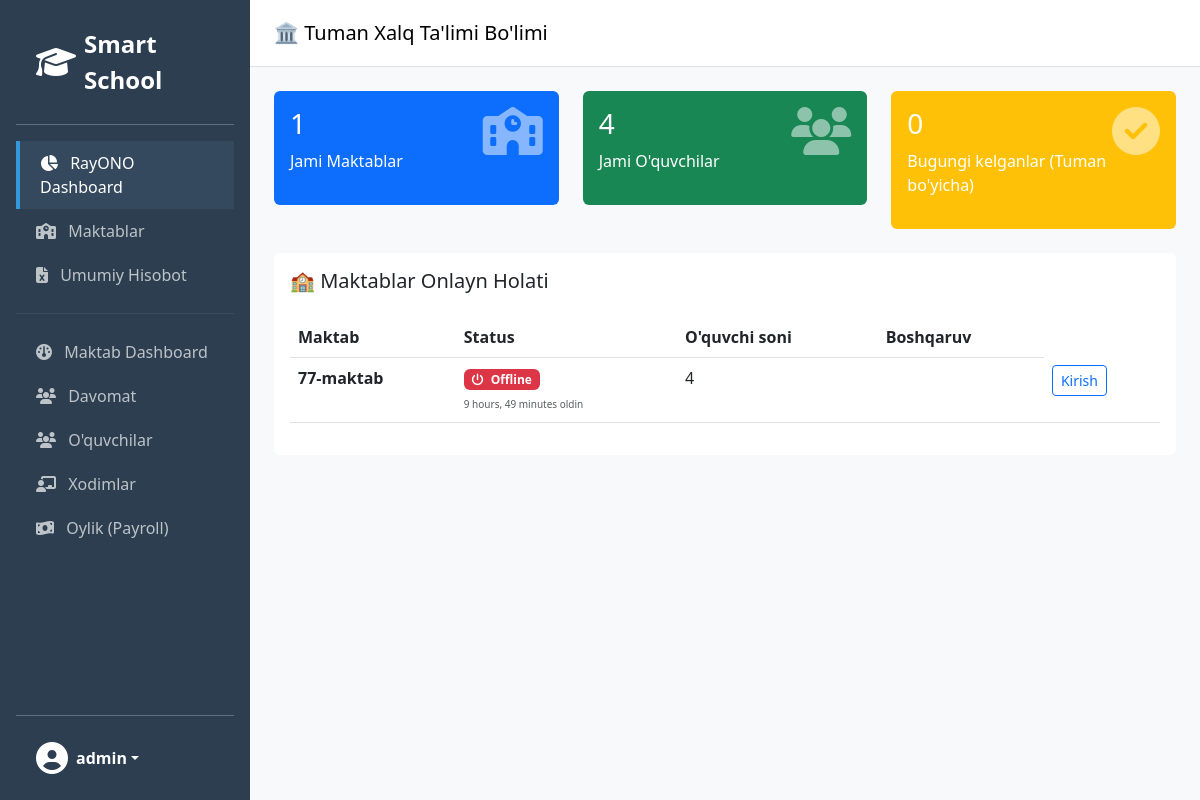
The app's page / (signed in), older data.
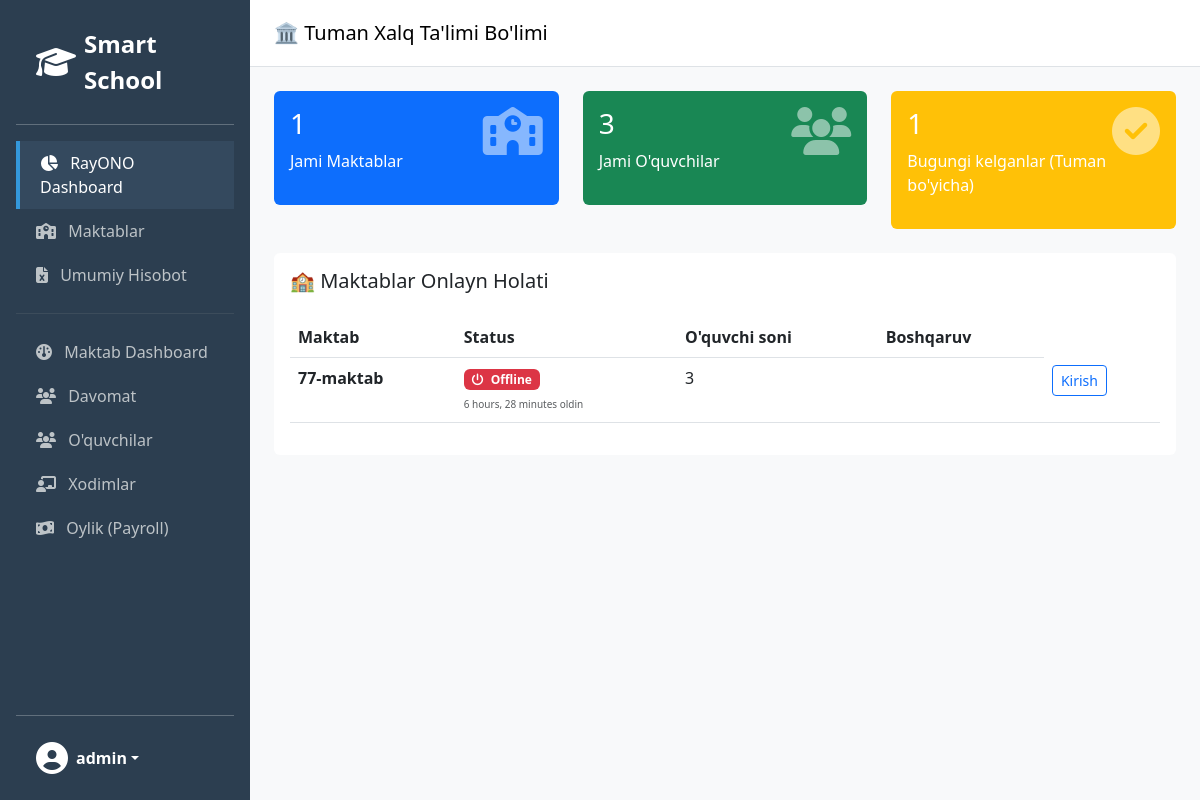
The same page, newer data.
### core/models.py (models this page shows, shortened)
class School(models.Model):
    name = models.CharField(max_length=255, verbose_name="Maktab nomi")
    api_key = models.UUIDField(default=uuid.uuid4, editable=False, unique=True)
    is_active = models.BooleanField(default=True)
    last_activity = models.DateTimeField(null=True, blank=True, verbose_name="Oxirgi aloqa")
    @property
    def is_online(self):
        if not self.last_activity:
            return False
        now = timezone.now()
        diff = now - self.last_activity
        return diff.total_seconds() < 600

### core/views.py (the view, shortened to what this page needs)
# urls.py: path('', views.dashboard, name='dashboard'),
@login_required
def dashboard(request):
    today = date.today()
    if request.user.is_superuser:
        total_schools = School.objects.filter(is_active=True).count()
        total_students = Student.objects.count()
        present_count = DailyAttendance.objects.filter(date=today).count()
        context = {
            'total_schools': total_schools,
            'total_students': total_students,
            'present_today': present_count,
            'schools': School.objects.all() # Jadval uchun
        }
        return render(request, 'dashboard/rayono.html', context)

### templates/dashboard/rayono.html
{% extends 'base.html' %} {% block title %}RayONO Dashboard{% endblock %}
{% block content %}
<div class="row mb-4">
  <div class="col-md-4">
    <div class="card bg-primary text-white p-3">
      <h3>{{ total_schools }}</h3>
      <p>Jami Maktablar</p>
      <i
        class="fa-solid fa-school position-absolute end-0 top-0 m-3 opacity-50 fa-3x"
      ></i>
    </div>
  </div>
  <div class="col-md-4">
    <div class="card bg-success text-white p-3">
      <h3>{{ total_students }}</h3>
      <p>Jami O'quvchilar</p>
      <i
        class="fa-solid fa-users position-absolute end-0 top-0 m-3 opacity-50 fa-3x"
      ></i>
    </div>
  </div>
  <div class="col-md-4">
    <div class="card bg-warning text-white p-3">
      <h3>{{ present_today }}</h3>
      <p>Bugungi kelganlar (Tuman bo'yicha)</p>
      <i
        class="fa-solid fa-check-circle position-absolute end-0 top-0 m-3 opacity-50 fa-3x"
      ></i>
    </div>
  </div>
</div>
<div class="card p-3">
  <h5>🏫 Maktablar Onlayn Holati</h5>
  <table class="table table-hover mt-3">
    <thead>
      <tr>
        <th>Maktab</th>
        <th>Status</th>
        <th>O'quvchi soni</th>
        <th>Boshqaruv</th>
      </tr>
    </thead>
<tbody>
                {% for s in schools %}
                <tr>
                    <td class="fw-bold">{{ s.name }}</td>
                    <td>
                        {% if s.is_online %}
                            <span class="badge bg-success">
                                <i class="fa-solid fa-wifi me-1"></i> Online
                            </span>
                        {% else %}
                            <span class="badge bg-danger">
                                <i class="fa-solid fa-power-off me-1"></i> Offline
                            </span>
                            <br>
                            <small class="text-muted" style="font-size: 10px;">
                                {% if s.last_activity %}
                                    {{ s.last_activity|timesince }} oldin
                                {% else %}
                                    Hech qachon
                                {% endif %}
                            </small>
                        {% endif %}
                    </td>
                    <td>{{ s.students.count }}</td>
                    <td>
                         </td>
                    <td>
                        <a href="#" class="btn btn-sm btn-outline-primary">Kirish</a>
                    </td>
                </tr>
                {% endfor %}
            </tbody>
  </table>
</div>
{% endblock %}

### templates/base.html (shortened to what this page needs)
<!DOCTYPE html>
<html lang="uz">
  <head>
    <link
      href="https://cdn.jsdelivr.net/npm/bootstrap@5.3.0/dist/css/bootstrap.min.css"
      rel="stylesheet"
    />
    <link
      href="https://cdnjs.cloudflare.com/ajax/libs/font-awesome/6.4.0/css/all.min.css"
      rel="stylesheet"
    />
  </head>
  <body>
    <div class="d-flex">
      <div
        class="sidebar d-flex flex-column flex-shrink-0 p-3"
        style="width: 250px"
      >
        <a
          href="/"
          class="d-flex align-items-center mb-3 mb-md-0 me-md-auto text-white text-decoration-none"
        >
          <i class="fa-solid fa-graduation-cap fa-2x me-2"></i>
          <span class="fs-4 fw-bold">Smart School</span>
        </a>
        <hr />
        <ul class="nav nav-pills flex-column mb-auto">
          {% if request.user.is_superuser %}
          <li class="nav-item">
            <a href="{% url 'dashboard' %}" class="active">
              <i class="fa-solid fa-chart-pie me-2"></i> RayONO Dashboard
            </a>
          </li>
          <li>
            <a href="/admin/core/school/">
              <i class="fa-solid fa-school me-2"></i> Maktablar
            </a>
          </li>
          <li>
            <a href="#">
              <i class="fa-solid fa-file-excel me-2"></i> Umumiy Hisobot
            </a>
          </li>
          <hr class="text-secondary" />
          {% endif %}
          <li>
            <a href="{% url 'dashboard' %}">
              <i class="fa-solid fa-gauge me-2"></i> Maktab Dashboard
            </a>
          </li>
          <li>
            <a href="{% url 'attendance_report' %}">
              <i class="fa-solid fa-users me-2"></i> Davomat
            </a>
          </li>
          <li>
            <a href="{% url 'student_list' %}">
              <i class="fa-solid fa-users me-2"></i> O'quvchilar
            </a>
          </li>
          <li>
            <a href="{% url 'employee_list' %}">
              <i class="fa-solid fa-chalkboard-user me-2"></i> Xodimlar
            </a>
          </li>
          <li>
            <a href="{% url 'payroll_report' %}">
              <i class="fa-solid fa-money-bill-wave me-2"></i> Oylik (Payroll)
            </a>
          </li>
        </ul>
        <hr />
        <div class="dropdown">
          <a
            href="#"
            class="d-flex align-items-center text-white text-decoration-none dropdown-toggle"
            id="dropdownUser1"
            data-bs-toggle="dropdown"
            aria-expanded="false"
          >
            <i class="fa-solid fa-user-circle fa-2x me-2"></i>
            <strong>{{ request.user.username }}</strong>
          </a>
        </div>
      </div>
      <div class="w-100">
        <nav class="navbar navbar-light bg-white border-bottom px-4 py-3">
          <span class="navbar-brand mb-0 h1">
            {% if request.user.is_superuser %} 🏛️ Tuman Xalq Ta'limi Bo'limi
            {% else %} 🏫 {{ request.user.profile.school.name }} {% endif %}
          </span>
        </nav>
        <div class="p-4">
           {% block content %} {% endblock %}
        </div>
      </div>
    </div>
  </body>
</html>

### templates/base.html (style rules this page uses)
body { background-color: #f8f9fa; }
.sidebar { min-height: 100vh; background: #2c3e50; color: white; }
.sidebar a { color: #bdc3c7; text-decoration: none; display: block; padding: 10px 20px; }
.sidebar a:hover, .sidebar a.active { background: #34495e; color: white; border-left: 4px solid #3498db; }
.card { border: none; shadow-sm: 0 2px 4px rgba(0, 0, 0, 0.05); }

Row changes from the older to the newer data that the page shows:
changed School "77-maktab": last_activity "9 hours, 49 minutes" → "6 hours, 28 minutes"; students.count "4" → "3"
Text that changed along with them:
{{ total_students }}: "4" → "3"
{{ present_today }}: "0" → "1"
